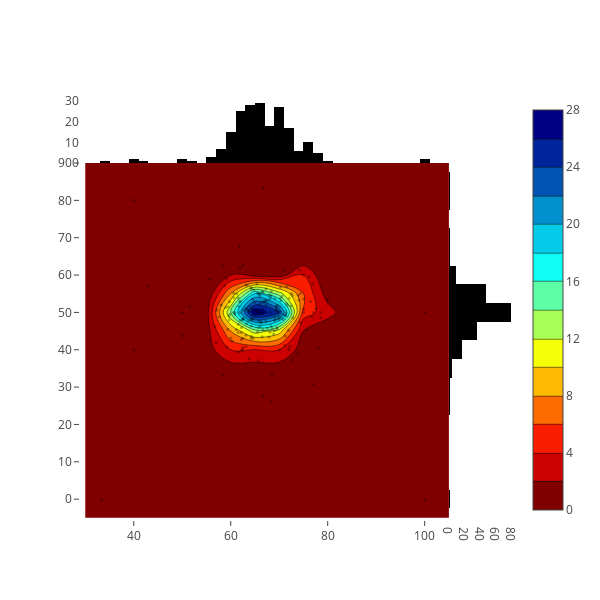

Notebook source saved alongside this figure:
### Code cell
contour_plot(win_change, win_rand, games[:200], name_x='Change', name_y='Random')

### Figure 1 — Plotly figure (JSON) as saved in the notebook; plotly's stock layout.template omitted (floating-point values rounded to 4 significant figures; data arrays with more than 128 entries replaced by an {"elided": "..."} marker saying what was removed)
{"data": [{"colorscale": "Jet", "reversescale": true, "type": "histogram2dcontour", "uid": "b7977afa-2ae2-11e9-a8f2-dca904777f27", "x": {"elided": "200 float values"}, "xaxis": "x", "y": {"elided": "200 float values"}, "yaxis": "y"}, {"marker": {"color": "rgba(0,0,0,0.3)", "size": 3}, "mode": "markers", "name": "(Change,Random)", "type": "scatter", "uid": "b7977c9e-2ae2-11e9-89f9-dca904777f27", "x": {"elided": "200 float values"}, "xaxis": "x", "y": {"elided": "200 float values"}, "yaxis": "y"}, {"marker": {"color": "rgba(0,0,0,1)"}, "name": "Random", "type": "histogram", "uid": "b7977d90-2ae2-11e9-aa5c-dca904777f27", "xaxis": "x2", "y": {"elided": "200 float values"}}, {"marker": {"color": "rgba(0,0,0,1)"}, "name": "Change", "type": "histogram", "uid": "b7977e46-2ae2-11e9-b973-dca904777f27", "x": {"elided": "200 float values"}, "yaxis": "y2"}], "layout": {"autosize": false, "bargap": 0, "height": 600, "hovermode": "closest", "showlegend": false, "width": 600, "xaxis": {"domain": [0, 0.85], "showgrid": false, "zeroline": false}, "xaxis2": {"domain": [0.85, 1], "showgrid": false, "zeroline": false}, "yaxis": {"domain": [0, 0.85], "showgrid": false, "zeroline": false}, "yaxis2": {"domain": [0.85, 1], "showgrid": false, "zeroline": false}}}
